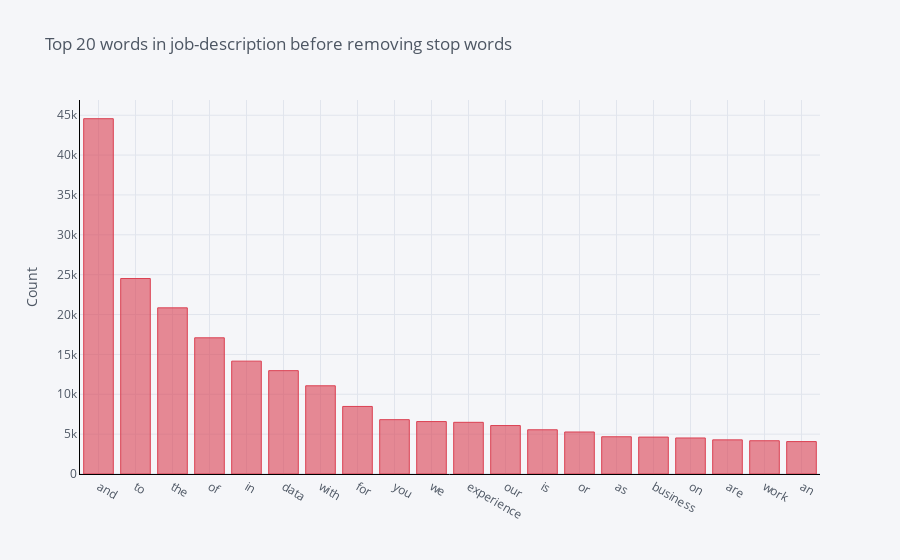

Here is the notebook cell this chart was saved with:
### Markdown cell above
## Find top words in job description before removing stop words

### Code cell
n_top = 20
common_words = get_top_n_words(df['description'], stop_words=None, n=n_top)
df1 = pd.DataFrame(common_words, columns = ['description' , 'count'])
df1.groupby('description').sum()['count'].sort_values(ascending=False).iplot(
    kind='bar', yTitle='Count', linecolor='black',colors='Red', title='Top 20 words in job-description before removing stop words')

### Figure 1 — Plotly figure (JSON) as saved in the notebook; plotly's stock layout.template omitted (floating-point values rounded to 4 significant figures)
{"data": [{"marker": {"color": "rgba(219, 64, 82, 0.6)", "line": {"color": "rgba(219, 64, 82, 1.0)", "width": 1}}, "name": "count", "orientation": "v", "text": "", "type": "bar", "x": ["and", "to", "the", "of", "in", "data", "with", "for", "you", "we", "experience", "our", "is", "or", "as", "business", "on", "are", "work", "an"], "y": [44563, 24516, 20840, 17081, 14155, 12963, 11064, 8474, 6814, 6576, 6482, 6076, 5547, 5269, 4672, 4630, 4518, 4282, 4171, 4065]}], "layout": {"legend": {"bgcolor": "#F5F6F9", "font": {"color": "#4D5663"}}, "paper_bgcolor": "#F5F6F9", "plot_bgcolor": "#F5F6F9", "title": {"font": {"color": "#4D5663"}, "text": "Top 20 words in job-description before removing stop words"}, "xaxis": {"gridcolor": "#E1E5ED", "linecolor": "black", "showgrid": true, "tickfont": {"color": "#4D5663"}, "title": {"font": {"color": "#4D5663"}, "text": ""}, "zerolinecolor": "#E1E5ED"}, "yaxis": {"gridcolor": "#E1E5ED", "linecolor": "black", "showgrid": true, "tickfont": {"color": "#4D5663"}, "title": {"font": {"color": "#4D5663"}, "text": "Count"}, "zerolinecolor": "#E1E5ED"}}}
